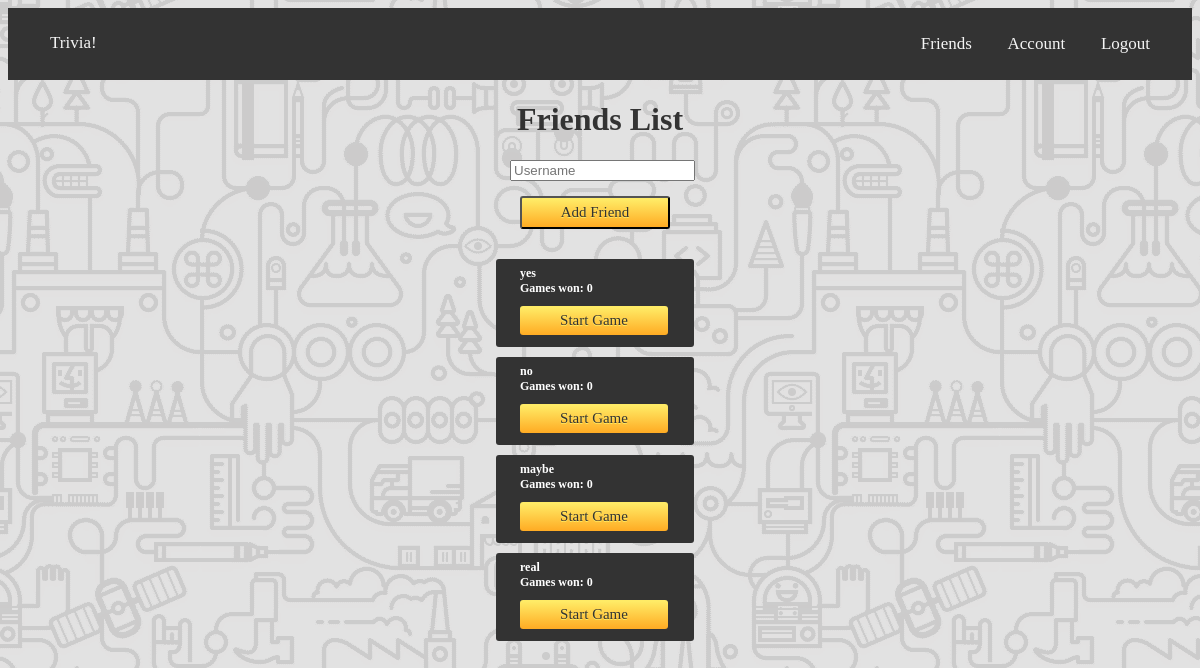
Page /friends (signed in) on the committed database.
### Application/models.py (models this page shows, shortened)
class User(db.Model, UserMixin):
	id = db.Column(db.Integer, primary_key=True)
	username = db.Column(db.String(20), unique=True, nullable=False)
	email = db.Column(db.String(120), unique=True, nullable=False)
	password = db.Column(db.String(60), nullable=False)
	games_won = db.Column(db.Integer(), nullable=False, default=0)
	friend_list = db.relationship("User", secondary=friends, primaryjoin = (friends.c.self_id == id), secondaryjoin = (friends.c.friend_id == id), backref= db.backref('friends', lazy='dynamic'), lazy='dynamic')
	games = db.relationship("Game", secondary=game_table, backref=db.backref('games', lazy='dynamic'))

### Application/routes.py (the view)
@application.route("/friends", methods=['GET', 'POST']) #friends list that allows for adding friends
@login_required
def friends():
	form = AddFriend()
	if form.validate_on_submit():
		friend = User.query.filter_by(username=form.username.data).first() # find object for given username
		current_user.add_friend(friend) # add friend in db (from object)
		db.session.commit() # update db
		flash('Friend Added!', 'success')
	return render_template("friendList.html", title="Friend's List", form=form)

### Application/forms.py (shortened to what this page needs)
class AddFriend(FlaskForm):
	username = StringField('Username', validators=[DataRequired()])
	submit = SubmitField('Add Friend')

### Application/models.py (called while the page is built)
@login_manager.user_loader # loads in user
def load_user(user_id):
	return User.query.get(int(user_id))

### Application/templates/friendList.html (shortened to what this page needs)
{% extends "layout.html" %}
{% block content %}
<div>
	<h1 style="color: #333333;">Friends List</h1>
	<div class="theForm">
		<form method="POST" action="/friends">
			{{ form.username(class="form-control form-control-lg", placeholder="Username", style="position:relative; left:50%; margin-left: -90px;")}}<br><br>
			{{ form.submit(class="myButton", style="position:relative; left:50%; margin-left: -80px;") }}
		</form>
	</div>
	<div class="friends" style="position: relative; top: 20px;">
	{% for friend in current_user.friend_list %}
		<div class="block" style="position:relative; left:50%; margin-left:-104px; margin-top:10px; background-color:#333333; -moz-border-radius:3px; -webkit-border-radius:3px; border-radius:3px; display:inline-block; color:white; font-size:12px;font-weight:bold;padding:7px 24px;text-decoration:none;width:150px;transition: 1s ease;">
			{{ friend.username }}<br>
			Games won: {{friend.games_won}}<br>
			<a href="/create/{{friend.id}}" class="myButton" style="position: relative; top: 10px;text-align: center; width: 100px;">Start Game</a><br><br>
		</div><br>
	{% endfor %}
	</div>
</div>
{% endblock content %}

### Application/static/style.css (style rules this page uses)
h1 { font-family: 'CretanHieroglyphsRegular'; font-weight: bold; font-style: normal; size: 500px; text-align: center; }
a { font-family: 'HankenBook'; font-weight: normal; font-style: normal; font-size: 12px; }
body { background-image: url(repbg.png); background-position: center; height: 600px; }
.myButton { background:-webkit-gradient(linear, left top, left bottom, color-stop(0.05, #ffeb66), color-stop(1, #ffab23)); background:-moz-linear-gradient(top, #ffeb66 5%, #ffab23 100%); background:-webkit-linear-gradient(top, #ffeb66 5%, #ffab23 100%); background:-o-linear-gradient(top, #ffeb66 5%, #ffab23 100%); background:-ms-linear-gradient(top, #ffeb66 5%, #ffab23 100%); background:linear-gradient(to bottom, #ffeb66 5%, #ffab23 100%); filter:progid:DXImageTransform.Microsoft.gradient(startColorstr='#ffeb66', endColorstr='#ffab23',GradientType=0); background-color:#ffeb66; -moz-border-radius:3px; -webkit-border-radius:3px; border-radius:3px; display:inline-block; cursor:pointer; color:#333333; font-family:Arial; font-size:15px; font-weight:bold; padding:6px 24px; text-decoration:none; text-shadow:0px 1px 0px #ffee66; width:150px; font-family: 'HankenBook'; font-weight: normal; font-style: normal; transition: 1s ease; }
.theForm { font-family: 'HankenBook'; font-size: 12px; color: #333333; }

### rows in the picture
User: username "yes", games_won "0"
User: username "no", games_won "0"
User: username "maybe", games_won "0"
User: username "real", games_won "0", {{ friend.id }} 1 (drawn)
